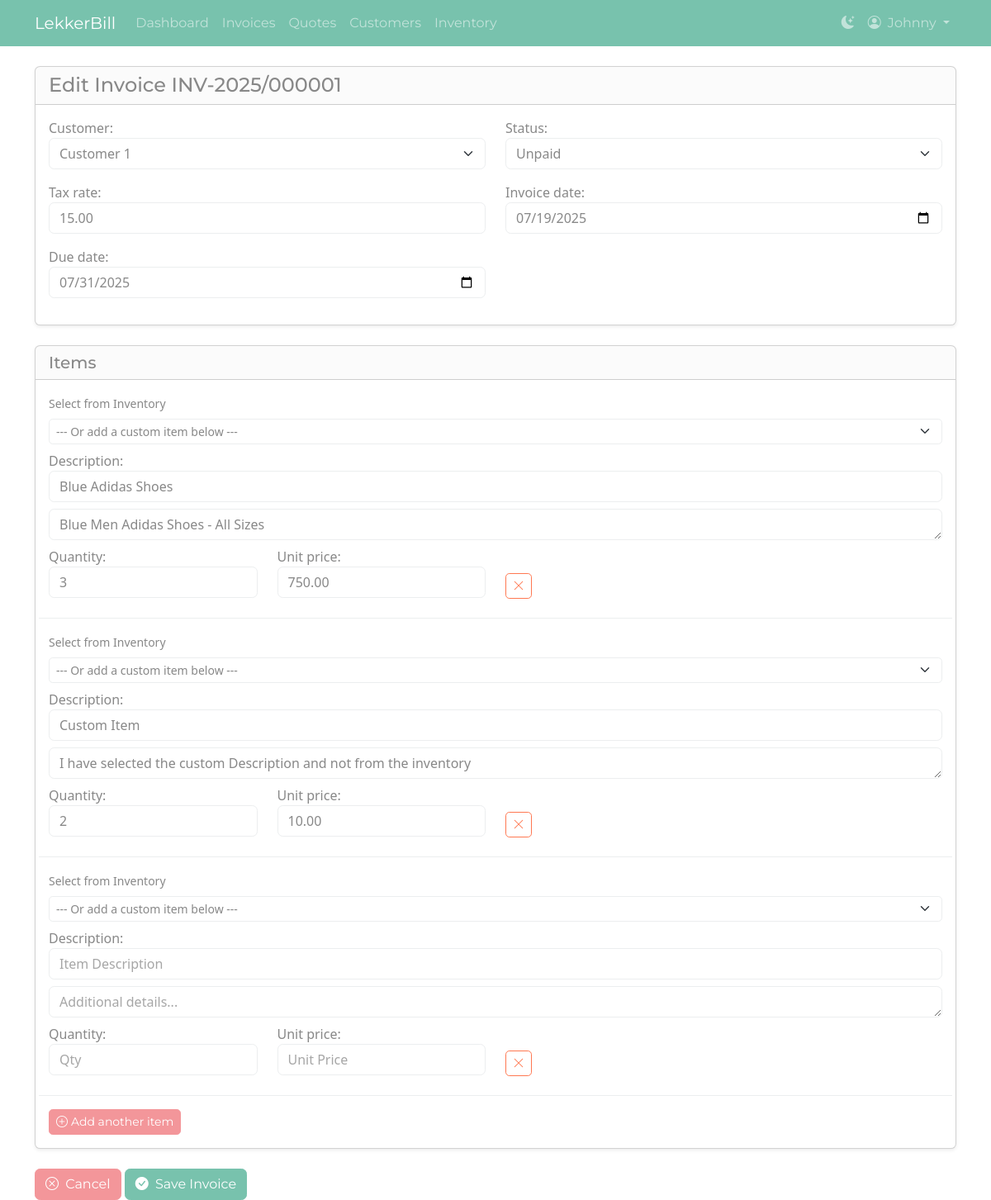
Page /invoice/9/edit/ (signed in) on the committed database.
### invoices/models.py (models this page shows, shortened)
class Invoice(models.Model):
    STATUS_CHOICES = [
        ('proforma', 'Proforma'),
        ('unpaid', 'Unpaid'),
        ('paid', 'Paid'),
    ]
    invoice_number = models.CharField(max_length=50, blank=True, null=True)
    status = models.CharField(max_length=20, choices=STATUS_CHOICES, default='unpaid')
    tax_rate = models.DecimalField(max_digits=5, decimal_places=2, default=Decimal('0.00'))
    user = models.ForeignKey(User, on_delete=models.CASCADE)
    customer = models.ForeignKey(Customer, on_delete=models.CASCADE)
    invoice_date = models.DateField()
    due_date = models.DateField()
    description = models.TextField(blank=True, null=True)
    created_at = models.DateTimeField(auto_now_add=True)
    updated_at = models.DateTimeField(auto_now=True)
    uuid = models.UUIDField(default=uuid.uuid4, editable=False, unique=True)

### invoices/views.py (the view)
# urls.py: path('invoice/<int:invoice_id>/edit/', views.invoice_update, name='invoice_update'),
@login_required
def invoice_update(request, invoice_id):
    invoice = get_object_or_404(Invoice, pk=invoice_id, user=request.user)
    if request.method == 'POST':
        form = InvoiceForm(request.POST, instance=invoice, user=request.user)
        formset = InvoiceItemFormSet(request.POST, instance=invoice, prefix='items')
        if form.is_valid() and formset.is_valid():
            form.save()
            formset.save()
            return redirect('invoice_detail', invoice_id=invoice.id)
    else:
        form = InvoiceForm(instance=invoice, user=request.user)
        formset = InvoiceItemFormSet(instance=invoice, prefix='items')
    inventory_items = InventoryItem.objects.filter(user=request.user)
    context = {
        'form': form,
        'formset': formset,
        'title': f'Edit Invoice {invoice.invoice_number or f"#{invoice.id}"}',
        'inventory_items': inventory_items, # ✅ ADD THIS
    }
    return render(request, 'invoices/invoice_form.html', context)

### invoices/forms.py
class InvoiceForm(forms.ModelForm):
    class Meta:
        model = Invoice
        fields = ['customer', 'invoice_date', 'due_date', 'status', 'tax_rate']
        widgets = {
            'customer': forms.Select(attrs={'class': 'form-select', 'id': 'customer-select'}),
            'invoice_date': forms.DateInput(attrs={'class': 'form-control', 'type': 'date'}),
            'due_date': forms.DateInput(attrs={'class': 'form-control', 'type': 'date'}),
            'status': forms.Select(attrs={'class': 'form-select'}),
            'tax_rate': forms.NumberInput(attrs={'class': 'form-control'}),
        }
    def __init__(self, *args, **kwargs):
        user = kwargs.pop('user', None)
        super().__init__(*args, **kwargs)
        if user:
            self.fields['customer'].queryset = Customer.objects.filter(user=user)

### invoices/models.py (called while the page is built)
    def __str__(self):
        return self.name

### invoices/templates/invoices/invoice_form.html (shortened to what this page needs)
{% extends "invoices/base.html" %}
{% block content %}
<form method="post">
    <div class="card shadow-sm">
        <div class="card-header"><h1 class="h4 mb-0">{{ title }}</h1></div>
        <div class="card-body">
            <div class="row">
                <div class="col-md-6 mb-3">
                    {{ form.customer.label_tag }} {{ form.customer }}
                </div>
                <div class="col-md-6 mb-3">
                    {{ form.status.label_tag }} {{ form.status }}
                </div>
                <div class="col-md-6 mb-3">
                    {{ form.tax_rate.label_tag }} {{ form.tax_rate }}
                </div>
                <div class="col-md-6 mb-3">
                    {{ form.invoice_date.label_tag }} {{ form.invoice_date }}
                </div>
                <div class="col-md-6 mb-3">
                    {{ form.due_date.label_tag }} {{ form.due_date }}
                </div>
            </div>
        </div>
    </div>
    <div class="card shadow-sm mt-4">
        <div class="card-header"><h2 class="h5 mb-0">Items</h2></div>
        <div class="card-body">
            <div id="invoice-items-formset">
                {% for item_form in formset %}
                    <div class="row item-form align-items-start">
                        <div class="col-12 mb-2">
                            <label class="form-label small">Select from Inventory</label>
                            <select class="form-select form-select-sm inventory-select">
                                <option value="">--- Or add a custom item below ---</option>
                            </select>
                        </div>
                        <div class="col-12 mb-2">
                            {{ item_form.description.label_tag }}
                            {{ item_form.description }}
                        </div>
                        <div class="col-12 mb-2">{{ item_form.long_description }}</div>
                        <div class="col-md-3 col-6 mb-2">{{ item_form.quantity.label_tag }} {{ item_form.quantity }}
                        </div>
                        <div class="col-md-3 col-6 mb-2">{{ item_form.unit_price.label_tag }} {{ item_form.unit_price }}
                        </div>
                        <div class="col-md-1 delete-checkbox-wrapper">
                            <button type="button" class="btn btn-sm btn-outline-danger remove-item-btn"><i class="bi bi-x-lg"></i></button>
                        </div>
                    </div>
                {% endfor %}
            </div>
            <button type="button" id="add-item-btn" class="btn btn-secondary btn-sm"><i class="bi-plus-circle me-1"></i>Add another item</button>
        </div>
    </div>
    <div class="mt-4">
        <a href="{% if form.instance.pk %}{% url 'invoice_detail' form.instance.pk %}{% else %}{% url 'invoice_list' %}{% endif %}" class="btn btn-secondary"><i class="bi-x-circle me-1"></i> Cancel</a>
        <button type="submit" class="btn btn-primary"><i class="bi-check-circle-fill me-1"></i> Save Invoice</button>
    </div>
</form>
{% endblock %}

### invoices/templates/invoices/base.html (shortened to what this page needs)
{% load static %}
<!DOCTYPE html>
<html lang="en">
<head>
    <link rel="stylesheet" href="https://cdn.jsdelivr.net/npm/bootstrap-icons@1.11.3/font/bootstrap-icons.min.css">
    <link id="theme-light" rel="stylesheet" href="https://bootswatch.com/5/minty/bootstrap.min.css">
    <link id="theme-dark" rel="stylesheet" href="https://bootswatch.com/5/superhero/bootstrap.min.css" disabled>
    <link href="https://cdn.jsdelivr.net/npm/tom-select@2.3.1/dist/css/tom-select.bootstrap5.css" rel="stylesheet">
</head>
<body>
    <nav class="navbar navbar-expand-lg" id="main-navbar">
        <div class="container">
            <a class="navbar-brand" href="{% url 'dashboard' %}">LekkerBill</a>
            <div class="collapse navbar-collapse" id="navbarNav">
                {% if user.is_authenticated %}
                <ul class="navbar-nav me-auto mb-2 mb-lg-0">
                    <li class="nav-item">
                        <a class="nav-link" href="{% url 'dashboard' %}">Dashboard</a>
                    </li>
                    <li class="nav-item">
                        <a class="nav-link" href="{% url 'invoice_list' %}">Invoices</a>
                    </li>
                    <li class="nav-item">
                        <a class="nav-link" href="{% url 'quote_list' %}">Quotes</a>
                    </li>
                    <li class="nav-item">
                        <a class="nav-link" href="{% url 'customer_list' %}">Customers</a>
                    </li>
                    <li class="nav-item">
                        <a class="nav-link" href="{% url 'inventory_list' %}">Inventory</a>
                    </li>
                </ul>
                <ul class="navbar-nav">
                    <li class="nav-item">
                        <a href="#" class="nav-link" id="theme-toggler" title="Toggle theme">
                            <i class="bi" id="theme-icon"></i>
                        </a>
                    </li>
                    <li class="nav-item dropdown">
                        <a class="nav-link dropdown-toggle" href="#" role="button" data-bs-toggle="dropdown" aria-expanded="false">
                            <i class="bi-person-circle me-1"></i> {{ user.username }}
                        </a>
                    </li>
                </ul>
                {% endif %}
            </div>
        </div>
    </nav>
    <main class="container mt-4">
        {% block content %}{% endblock %}
    </main>
</body>
</html>

### invoices/templates/invoices/invoice_form.html (style rules this page uses)
.item-form { border-bottom: 1px solid var(--bs-border-color); padding-bottom: 1rem; margin-bottom: 1rem; }
.delete-checkbox-wrapper { padding-top: 2rem; }

### rows in the picture
Invoice: customer "Customer 1", status "Unpaid", tax_rate "15.00", invoice_date "07/19/2025", due_date "07/31/2025"

### other values in the picture
{{ user.username }} "Johnny"
{{ title }} "Edit Invoice INV-2025/000001"
{{ item_form.description.label_tag }} "Description:" "Description:" "Description:"
{{ item_form.quantity.label_tag }} "Quantity:" "Quantity:" "Quantity:"
{{ item_form.unit_price.label_tag }} "Unit price:" "Unit price:" "Unit price:"
